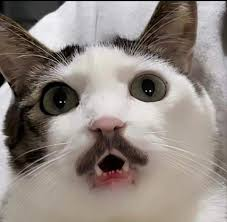
#> input picture kitten.jpg, 227 x 222 px
$ python no14.py   (older library calls are emulated)
#> lines starting #> are read from the running program, lines starting #| are printed output that depends on the picture
# 1217070085, Vilda Azizah Wiguna
import cv2
import numpy as np
import matplotlib.pyplot as plt

image = cv2.imread('kitten.jpg')
#> image is the input picture: shape (222, 227, 3); mean B, G, R 128.9, 134.9, 144.5

# Normalisasi gambar
normalized_image = cv2.normalize(image, None, alpha=0, beta=255, norm_type=cv2.NORM_MINMAX, dtype=cv2.CV_8U)

# Mengonversi gambar ke grayscale (untuk histogram)
gray_image = cv2.cvtColor(normalized_image, cv2.COLOR_BGR2GRAY)
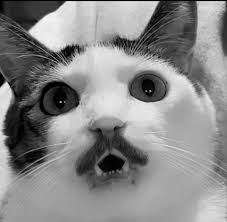
#> gray_image: shape (222, 227); min 0, max 254, mean 137.1

# Menghitung histogram gambar
hist = cv2.calcHist([gray_image], [0], None, [256], [0, 256])
#> hist = 256 values, max 719 at index 165, min 0 at index 249, mean 196.9

# Menampilkan gambar dan histogram
plt.figure(figsize=(10, 6))

plt.subplot(1, 2, 1)
plt.imshow(cv2.cvtColor(normalized_image, cv2.COLOR_BGR2RGB))
plt.title('Normalized Image')

plt.subplot(1, 2, 2)
plt.plot(hist, color='black')
plt.title('Histogram')
plt.xlabel('Pixel Intensity')
plt.ylabel('Frequency')

plt.tight_layout()
plt.show()
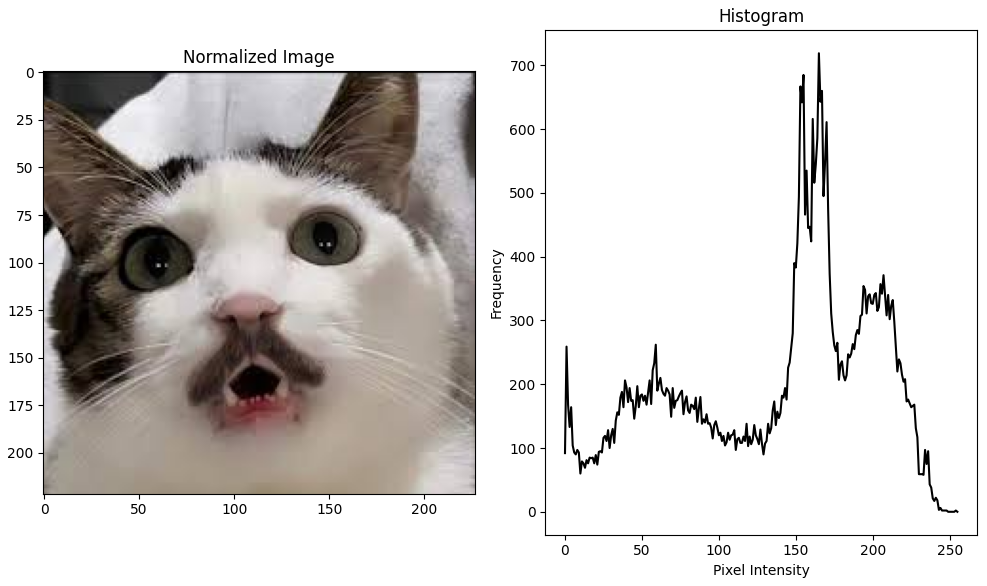
#> figure drawn by matplotlib, 2 panels; panel 2: curve peaks at x = 165, y = 719
